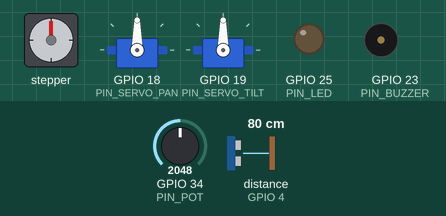
Simulated run of this sketch. Board: ESP32. On the bench: stepper motor, 2 × servo, output pins drawn as LEDs (lit = HIGH), buzzer (waves = sounding, pin HIGH). Wiring (inferred from the names in the program): ultrasonic range finder: trigger GPIO 5; echo GPIO 4; stepper motor (2048 steps per turn assumed): coils GPIO 13, GPIO 14, GPIO 27, GPIO 26. The inputs (shaded band) are chosen by the test bench; at power-on: distance to the obstacle (sensor on GPIO 4) 80 cm, GPIO 34 (PIN_POT) = 2048 (analog values on the 0–4095 scale). The echo pulse lasts 58.3 µs per cm; storage starts empty; pins used as bus, display or sensor lines are not drawn; what the sketch prints to the serial monitor is not drawn.

Above: at 1.2 s.
1.3 s: distance to the obstacle (sensor on GPIO 4) set to 17 cm
2.8 s: distance to the obstacle (sensor on GPIO 4) set to 13 cm
At 3.5 s:
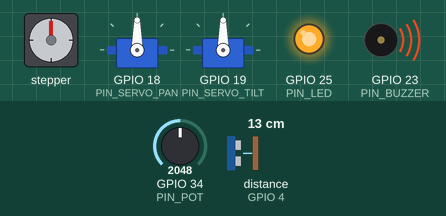
5.8 s: distance to the obstacle (sensor on GPIO 4) set to 18 cm
At 7.0 s:
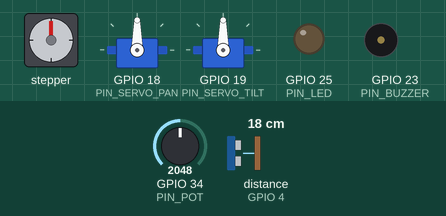
7.3 s: distance to the obstacle (sensor on GPIO 4) set to 2 cm
At 8.2 s:
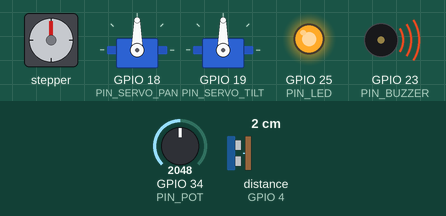
Timing chart, 0 to 9.9 s (numbered marks = the images above; inputs shaded):
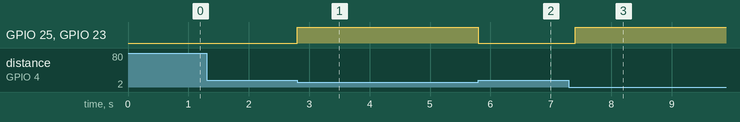

The sketch:

robot_proto.ino
```cpp
// robot_proto.ino
// Phase 1 prototype: ESP32 (DevKit) + HC-SR04 + 2 servos + stepper + pot + buzzer/LED,
// controlled from a web joystick over WiFi.
// See docs/PROTOCOL.md and docs/HARDWARE.md.

#include <WiFi.h>
#include <AsyncTCP.h>
#include <ESPAsyncWebServer.h>
#include <LittleFS.h>
#include <ESP32Servo.h>

#include "config.h"

AsyncWebServer server(HTTP_PORT);
AsyncWebSocket ws("/ws");

Servo servoPan;
Servo servoTilt;

unsigned long lastSensorMs = 0;
unsigned long lastPotMs = 0;

// ---- Stepper state (non-blocking) ----
const uint8_t STEPPER_PINS[4] = {PIN_STEPPER_IN1, PIN_STEPPER_IN2, PIN_STEPPER_IN3, PIN_STEPPER_IN4};
const uint8_t HALF_STEP_SEQ[8][4] = {
  {1, 0, 0, 0}, {1, 1, 0, 0}, {0, 1, 0, 0}, {0, 1, 1, 0},
  {0, 0, 1, 0}, {0, 0, 1, 1}, {0, 0, 0, 1}, {1, 0, 0, 1},
};
int stepperPosition = 0;   // current position in steps
int stepperTarget = 0;     // target position in steps
uint8_t stepperPhase = 0;
unsigned long lastStepUs = 0;

int lastPotPercent = -100;

// Returns distance in cm, or -1 if no echo / out of range.
float readDistanceCm() {
  digitalWrite(PIN_TRIG, LOW);
  delayMicroseconds(2);
  digitalWrite(PIN_TRIG, HIGH);
  delayMicroseconds(10);
  digitalWrite(PIN_TRIG, LOW);

  unsigned long duration = pulseIn(PIN_ECHO, HIGH, ECHO_TIMEOUT_US);
  if (duration == 0) return -1.0f;
  float cm = duration * 0.0343f / 2.0f;
  return (cm > MAX_DISTANCE_CM) ? -1.0f : cm;
}

void applyServos(int pan, int tilt) {
  pan = constrain(pan, SERVO_MIN_DEG, SERVO_MAX_DEG);
  tilt = constrain(tilt, SERVO_MIN_DEG, SERVO_MAX_DEG);
  servoPan.write(pan);
  servoTilt.write(tilt);
}

void setStepperTargetDeg(int deg) {
  deg = constrain(deg, 0, 359);
  stepperTarget = (int)((long)deg * STEPPER_STEPS_PER_REV / 360);
}

void releaseStepper() {
  for (uint8_t i = 0; i < 4; i++) digitalWrite(STEPPER_PINS[i], LOW);
}

// Moves one step per call when due; releases coils at rest to avoid heating.
void updateStepper() {
  if (stepperPosition == stepperTarget) {
    releaseStepper();
    return;
  }
  unsigned long nowUs = micros();
  if (nowUs - lastStepUs < STEPPER_STEP_INTERVAL_US) return;
  lastStepUs = nowUs;

  int dir = (stepperTarget > stepperPosition) ? 1 : -1;
  stepperPhase = (stepperPhase + 8 + dir) % 8;
  for (uint8_t i = 0; i < 4; i++) digitalWrite(STEPPER_PINS[i], HALF_STEP_SEQ[stepperPhase][i]);
  stepperPosition += dir;
}

void updateAlert(float cm) {
  bool alert = (cm >= 0 && cm < ALERT_DISTANCE_CM);
  digitalWrite(PIN_BUZZER, alert ? HIGH : LOW);
  digitalWrite(PIN_LED, alert ? HIGH : LOW);
}

void onWsEvent(AsyncWebSocket *s, AsyncWebSocketClient *client, AwsEventType type,
               void *arg, uint8_t *data, size_t len) {
  if (type == WS_EVT_CONNECT) {
    Serial.printf("WS client #%u connected\n", client->id());
  } else if (type == WS_EVT_DISCONNECT) {
    Serial.printf("WS client #%u disconnected\n", client->id());
  } else if (type == WS_EVT_DATA) {
    AwsFrameInfo *info = (AwsFrameInfo *)arg;
    if (!(info->final && info->index == 0 && info->len == len && info->opcode == WS_TEXT)) return;
    char msg[32];
    size_t n = min(len, sizeof(msg) - 1);
    memcpy(msg, data, n);
    msg[n] = '\0';

    int a, b;
    if (sscanf(msg, "S:%d,%d", &a, &b) == 2) {
      applyServos(a, b);
    } else if (sscanf(msg, "T:%d", &a) == 1) {
      setStepperTargetDeg(a);
    }
  }
}

void setup() {
  Serial.begin(115200);

  pinMode(PIN_TRIG, OUTPUT);
  pinMode(PIN_ECHO, INPUT);
  pinMode(PIN_BUZZER, OUTPUT);
  pinMode(PIN_LED, OUTPUT);
  for (uint8_t i = 0; i < 4; i++) pinMode(STEPPER_PINS[i], OUTPUT);
  releaseStepper();
  analogReadResolution(12);

  servoPan.setPeriodHertz(50);
  servoTilt.setPeriodHertz(50);
  servoPan.attach(PIN_SERVO_PAN, SERVO_PULSE_MIN_US, SERVO_PULSE_MAX_US);
  servoTilt.attach(PIN_SERVO_TILT, SERVO_PULSE_MIN_US, SERVO_PULSE_MAX_US);
  applyServos(SERVO_CENTER_DEG, SERVO_CENTER_DEG);

  if (!LittleFS.begin(true)) {
    Serial.println("LittleFS mount failed");
  }

  WiFi.mode(WIFI_AP);
  WiFi.softAP(AP_SSID, AP_PASSWORD);
  Serial.print("AP IP: ");
  Serial.println(WiFi.softAPIP());

  ws.onEvent(onWsEvent);
  server.addHandler(&ws);
  server.serveStatic("/", LittleFS, "/").setDefaultFile("index.html");
  server.begin();
}

void loop() {
  ws.cleanupClients();
  updateStepper();

  unsigned long now = millis();

  if (now - lastSensorMs >= SENSOR_INTERVAL_MS) {
    lastSensorMs = now;
    float cm = readDistanceCm();
    updateAlert(cm);
    if (ws.count() > 0) ws.printfAll("D:%.1f", cm);
  }

  if (now - lastPotMs >= POT_INTERVAL_MS) {
    lastPotMs = now;
    int percent = analogRead(PIN_POT) * 100 / POT_ADC_MAX;
    if (abs(percent - lastPotPercent) >= POT_REPORT_THRESHOLD) {
      lastPotPercent = percent;
      if (ws.count() > 0) ws.printfAll("P:%d", percent);
    }
  }
}
```

config.h
```cpp
#pragma once

// ---- WiFi (Access Point mode) ----
#define AP_SSID "ESP32-Robot"
#define AP_PASSWORD "robot1234"  // min 8 chars; change it
#define HTTP_PORT 80

// ---- Pins (ESP32 DevKit 38 pins) ----
#define PIN_SERVO_PAN 18
#define PIN_SERVO_TILT 19
#define PIN_TRIG 5
#define PIN_ECHO 4  // HC-SR04 echo is 5V: use a voltage divider (see docs/HARDWARE.md)
#define PIN_POT 34  // ADC1, input only (ADC2 does not work with WiFi)
#define PIN_BUZZER 23  // active buzzer
#define PIN_LED 25
#define PIN_STEPPER_IN1 13  // ULN2003 IN1..IN4
#define PIN_STEPPER_IN2 14
#define PIN_STEPPER_IN3 27
#define PIN_STEPPER_IN4 26

// ---- Servos ----
#define SERVO_MIN_DEG 0
#define SERVO_MAX_DEG 180
#define SERVO_CENTER_DEG 90
#define SERVO_PULSE_MIN_US 500
#define SERVO_PULSE_MAX_US 2400

// ---- Stepper 28BYJ-48 (half-step mode) ----
#define STEPPER_STEPS_PER_REV 4096
#define STEPPER_STEP_INTERVAL_US 2000UL  // lower = faster, too low loses steps

// ---- Ultrasonic sensor ----
#define MAX_DISTANCE_CM 400.0f
#define ECHO_TIMEOUT_US 25000UL
#define SENSOR_INTERVAL_MS 200
#define ALERT_DISTANCE_CM 15.0f  // buzzer + LED when closer than this

// ---- Potentiometer ----
#define POT_ADC_MAX 4095
#define POT_INTERVAL_MS 100
#define POT_REPORT_THRESHOLD 2  // percent change needed to report
```

Measured:
- the behaviour switches between 15 and 14 cm on distance to the obstacle (sensor on GPIO 4) (found by bisection; images 0 and 1)
- after the input at 1.3 s, every drawn part: stays the same
- after the input at 2.8 s, GPIO 25 (PIN_LED), GPIO 23 (PIN_BUZZER): LOW → HIGH at once
- after the input at 5.8 s, GPIO 25 (PIN_LED), GPIO 23 (PIN_BUZZER): HIGH → LOW at once
- after the input at 7.3 s, GPIO 25 (PIN_LED), GPIO 23 (PIN_BUZZER): LOW → HIGH after 0.10 s
